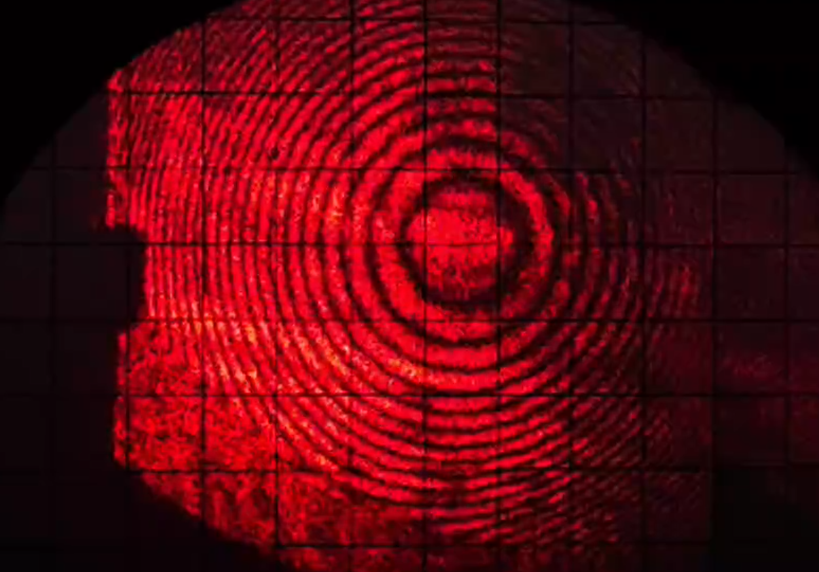
#> input picture notebook/image/test_img.png, 1638 x 1144 px (shown at 1/2 size)
$ jupyter execute --allow-errors finder_main.ipynb
#> lines starting #> are read from the running program, lines starting #| are printed output that depends on the picture; after the words box and inside, x2 and y2 are one past the last pixel; in counts of white or black regions, pixels touching at a corner belong together
# Result

[cell 1]
import cv2
import import_ipynb
import numpy as np
from matplotlib import pyplot as plt
from finder_finder_fun import find_circle_center_voting

# Preprocessing

- Read image as a BGR format using openCV
- Convert BGR image to 1 channel grayscale
- Applies Gaussian smoothing with a 5×5 kernel to reduce high-frequency noise
- Binarizes the image using a fixed threshold (threshold_val=40)
- Performs opening to remove small white pepper noise
- Figuring labels connected regions in the binary image and filtering "pepper noise" again

[cell 2]
#Read and preprocessing
img = cv2.imread("image/test_img.png")
#> img is the input picture: shape (1144, 1638, 3); mean B, G, R 14.2, 6.2, 87.4
gray = cv2.cvtColor(img, cv2.COLOR_BGR2GRAY)
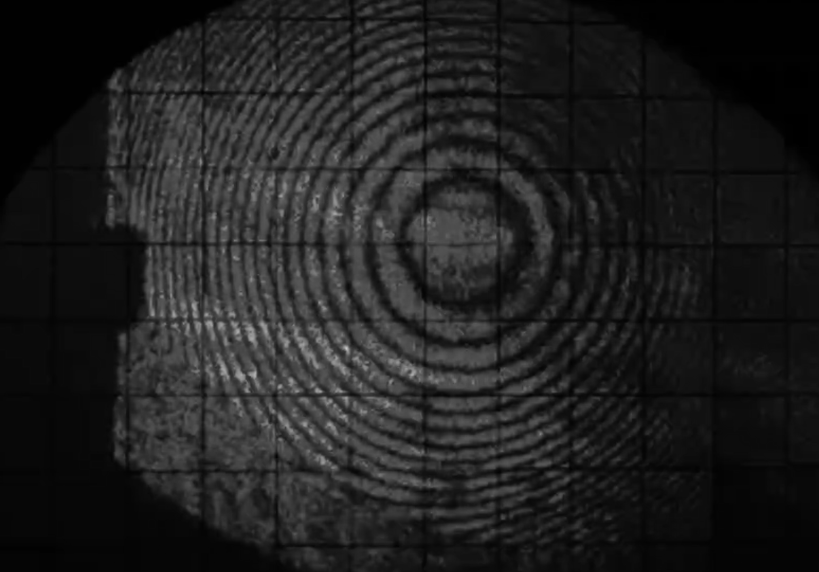
#> gray: shape (1144, 1638) (shown at 1/2 size); min 0, max 200, mean 31.4
blur = cv2.GaussianBlur(gray, (5,5), 0)

blur_rgb = cv2.cvtColor(blur, cv2.COLOR_BGR2RGB)
plt.imshow(blur_rgb)
plt.axis('off')
plt.show()

## Thresholding

**Threshold value:** 40

After multiple rounds of empirical tuning, I determined that a threshold value of 40 provides the best balance.

This setting allows the bright and dark fringes in the interference pattern to remain clearly visible, while significantly suppressing background noise and artifacts.

The binary image retains essential structural features without being overwhelmed by minor disturbances, making it an effective preprocessing step for downstream morphological and contour-based operations.

[cell 3]
#Thresholding
threshold_val = 40
_, binary = cv2.threshold(blur, threshold_val, 255, cv2.THRESH_BINARY)
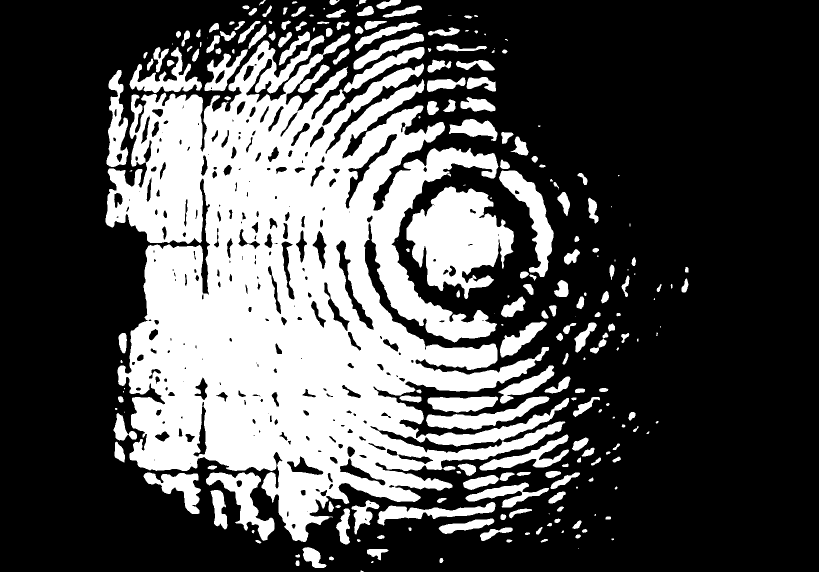
#> binary: shape (1144, 1638) (shown at 1/2 size); 31.5% white; 240 white regions (44 under 20 px), largest, box (x1, y1, x2, y2) and area: (211, 67, 1138, 1084) 445607, (813, 373, 1028, 598) 28320, (998, 341, 1108, 554) 7581

binary_rgb = cv2.cvtColor(binary, cv2.COLOR_BGR2RGB)
plt.imshow(binary_rgb)
plt.axis('off')
plt.show()

### Morphological Opening

To remove small isolated white noise from the binary image, I applied a **morphological opening** operation, which consists of an erosion followed by a dilation.

**Kernel shape**: 4×4 rectangular structuring element

_It's seems useless, and you can see that there is almost no change before and after application_

[cell 4]
#Open operation
kernel = cv2.getStructuringElement(cv2.MORPH_RECT, (4, 4))
opened = cv2.morphologyEx(binary, cv2.MORPH_OPEN, kernel)
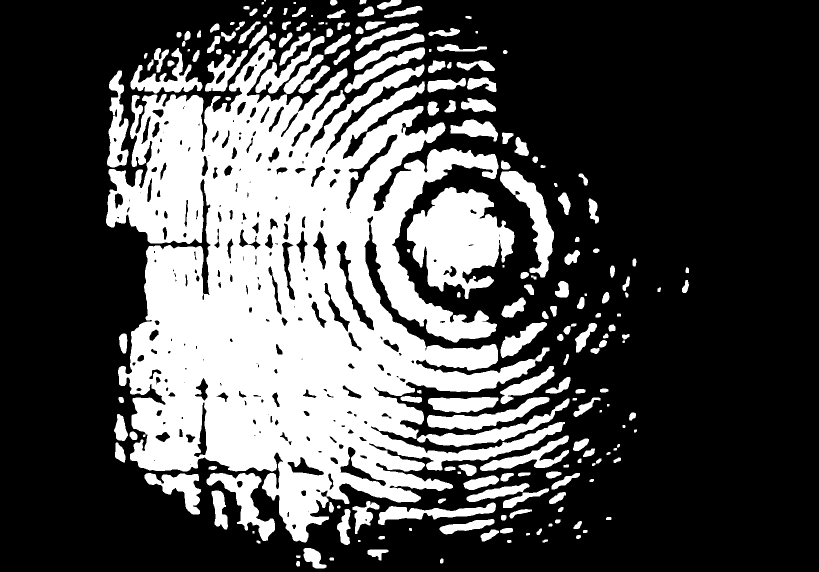
#> opened: shape (1144, 1638) (shown at 1/2 size); 31.3% white; 205 white regions (4 under 20 px), largest, box (x1, y1, x2, y2) and area: (212, 82, 1130, 1085) 433114, (814, 374, 1029, 598) 28213, (1000, 342, 1108, 555) 7564

opened_rgb = cv2.cvtColor(opened, cv2.COLOR_BGR2RGB)
plt.imshow(opened_rgb)
plt.axis('off')
plt.show()

### Connected Component Filtering

After morphological cleaning, I performed **connected component analysis** to identify and isolate meaningful regions based on area.

- **connectedComponentsWithStats** provides detailed statistics (`area`, `bounding box`, etc.) for each connected region.
- I skipped the background (`i = 0`) and filtered components by **area size** between **300 and 2800** pixels.
- This filtering helps exclude both small noise blobs and overly large irrelevant regions, retaining only target-like features in the image.
- The result is a clean binary mask (`clean`) containing candidate areas suitable for further processing such as center detection.

[cell 5]
#clean
num_labels, labels, stats, centroids = cv2.connectedComponentsWithStats(opened, connectivity=8)
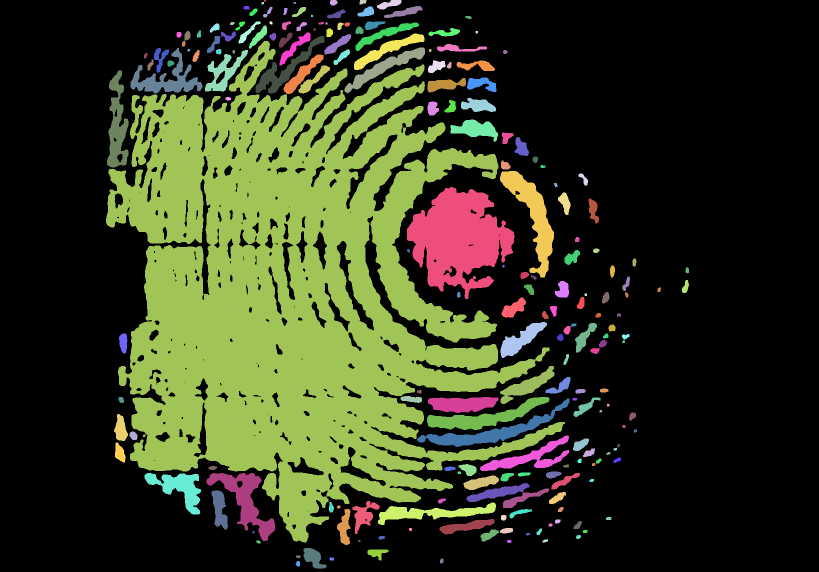
#> labels: shape (1144, 1638) int32 (shown at 1/2 size); 206 distinct labels, from 0 to 205; one colour per label, 0 black
#> num_labels = 206; stats = 206 rows, first 6: [0, 0, 1638, 1144, 1287119], [528, 0, 4, 3, 12], [660, 0, 15, 11, 137], [719, 0, 14, 9, 101], [754, 0, 49, 19, 519], [523, 4, 5, 5, 23]; centroids = 206 pairs, first value 234.1 to 1374.1, second value 1 to 1127.1
clean = np.zeros_like(gray)

for i in range(1, num_labels):
    area = stats[i, cv2.CC_STAT_AREA]
    if 300 < area < 2800:
        clean[labels == i] = 255
#> this loop made 205 passes
#> area on passes 2 to 4: 137, 101, 519
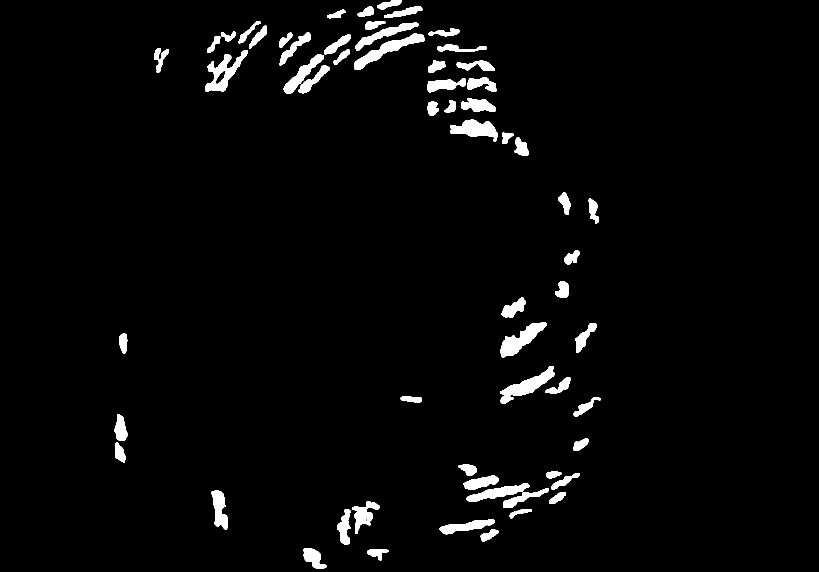
#> clean: shape (1144, 1638) (shown at 1/2 size); 3% white; 61 white regions, largest, box (x1, y1, x2, y2) and area: (1000, 732, 1109, 808) 2687, (1001, 644, 1094, 716) 2661, (708, 67, 849, 140) 2654

clean_rgb = cv2.cvtColor(clean, cv2.COLOR_BGR2RGB)
plt.imshow(clean_rgb)
plt.axis('off')
plt.show()

$ run again, with notebook/image/prepeocessed-image.png copied over notebook/image/test_img.png
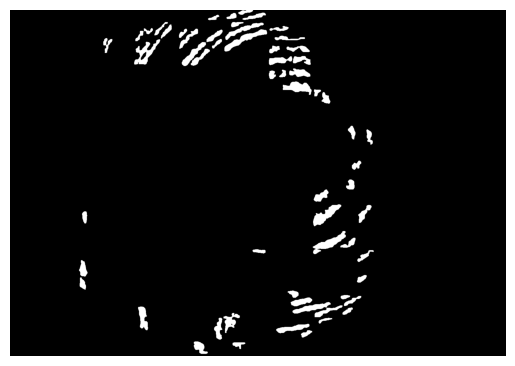
#> input picture notebook/image/prepeocessed-image.png, 515 x 366 px
#> img is the input picture: shape (366, 515, 3); min 0, max 255, mean 29.8
#> binary: shape (366, 515); 14.2% white; 35 white regions, largest, box (x1, y1, x2, y2) and area: (0, 0, 515, 366) 19655, (287, 290, 362, 324) 984, (133, 21, 173, 65) 685
#> opened: shape (366, 515); 14% white; 42 white regions, largest, box (x1, y1, x2, y2) and area: (0, 0, 515, 366) 18819, (289, 291, 343, 325) 730, (225, 22, 269, 53) 680
#> `num_labels, labels, stats, centroids = cv2.connectedComponentsWithStat..`:
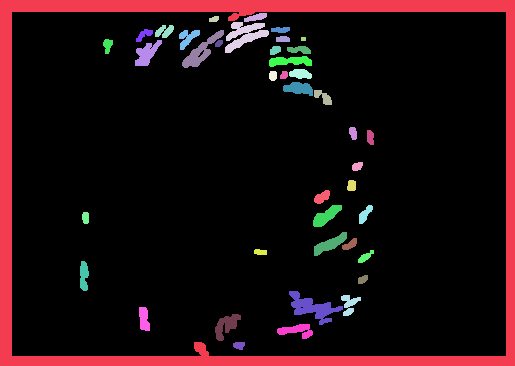
#> labels: shape (366, 515) int32; 43 distinct labels, from 0 to 42; one colour per label, 0 black
#> num_labels = 43; stats = 43 rows, first 6: [12, 12, 494, 344, 162053], [0, 0, 515, 366, 18819], [244, 13, 23, 9, 125], [209, 16, 10, 6, 49], [225, 22, 44, 31, 680], [155, 25, 19, 13, 159]; centroids = 43 pairs, first value 83.49 to 369.9, second value 17.01 to 345
#> the loop `for i in range(1, num_labels):` made 42 passes
#> area on passes 1 to 8: 18819, 125, 49, 680, 159, 93, 108, 218
#> after the loop `for i in range(1, num_labels):`:
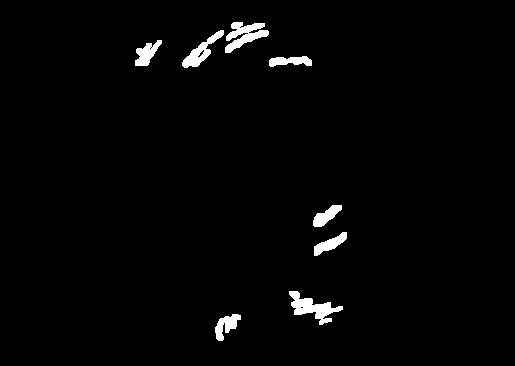
#> clean: shape (366, 515); 1.9% white; 8 white regions, largest, box (x1, y1, x2, y2) and area: (289, 291, 343, 325) 730, (225, 22, 269, 53) 680, (182, 30, 224, 68) 512
